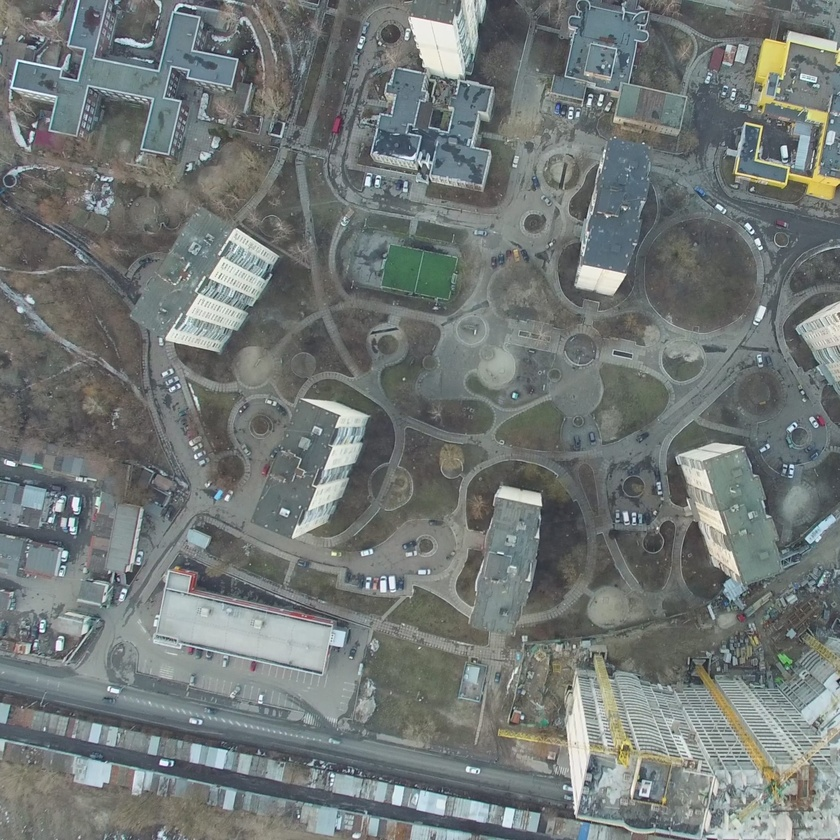
#> input picture image/industrial.jpg, 840 x 840 px, shrunk from 2160 x 2160 before the run
$ python histtest.py --image image/industrial.jpg
#> lines starting #> are read from the running program, lines starting #| are printed output that depends on the picture

# import the necessary packages
from matplotlib import pyplot as plt
import numpy as np
import argparse
import cv2

# construct the argument parser and parse the arguments
ap = argparse.ArgumentParser()
ap.add_argument("-i", "--image", required=True, help="Path to the image")
#data = "{name: template.png, voids: 0x00ff00ff, '0%': 0xff00ff00, '100%': 0xf80654ff}"
args = vars(ap.parse_args())
#print(args.input)

# load the image and show it
image = cv2.imread(args["image"])
#> image is the input picture: shape (840, 840, 3); mean B, G, R 118.1, 119.7, 113.5
#cv2.imshow("image", image)
#cv2.waitKey()
# convert the image to grayscale and create a histogram
gray = cv2.cvtColor(image, cv2.COLOR_BGR2GRAY)
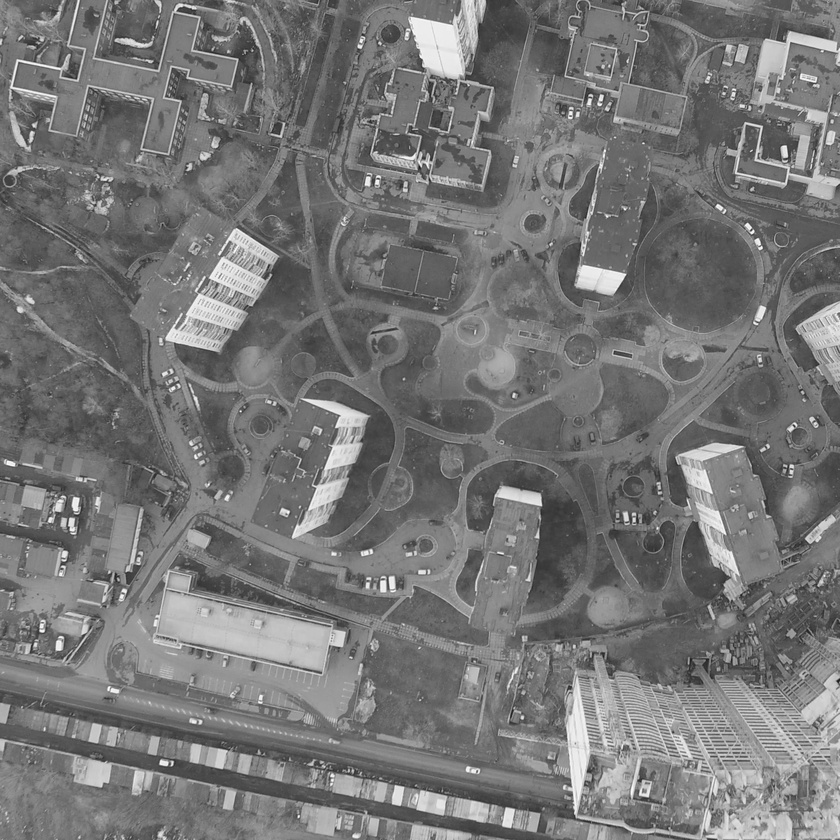
#> gray: shape (840, 840); min 26, max 255, mean 117.7
#cv2.imshow("gray", gray)
#cv2.waitKey(0)

hist = cv2.calcHist([gray], [0], None, [256], [0, 256])
#> hist = 256 values, max 9880 at index 106, min 0 at index 0, mean 2756.2
plt.figure()
plt.title("Grayscale Histogram")
plt.xlabel("Bins")
plt.ylabel("# of Pixels")
plt.plot(hist)
plt.xlim([0, 256])
# grab the image channels, initialize the tuple of colors,
# the figure and the flattened feature vector
chans = cv2.split(image)
colors = ("b", "g", "r")
plt.figure()
plt.title("'Flattened' Color Histogram")
plt.xlabel("Bins")
plt.ylabel("# of Pixels")
features = []

# loop over the image channels
for (chan, color) in zip(chans, colors):
    # create a histogram for the current channel and
    # concatenate the resulting histograms for each
    # channel
    hist = cv2.calcHist([chan], [0], None, [256], [0, 256])
    features.extend(hist)

    # plot the histogram
    plt.plot(hist, color=color)
    plt.xlim([0, 256])
#> this loop made 3 passes
#> color on passes 1 to 3: 'b', 'g', 'r'
#> after the loop, features = 768 items, first 6: [0], [0], [0], [0], [1], [0]

# here we are simply showing the dimensionality of the
# flattened color histogram 256 bins for each channel
# x 3 channels = 768 total values -- in practice, we would
# normally not use 256 bins for each channel, a choice
# between 32-96 bins are normally used, but this tends
# to be application dependent
# print "flattened feature vector size: %d" % (np.array(features).flatten().shape)

# let's move on to 2D histograms -- I am reducing the
# number of bins in the histogram from 256 to 32 so we
# can better visualize the results
fig = plt.figure()

# plot a 2D color histogram for green and blue
ax = fig.add_subplot(131)
hist = cv2.calcHist([chans[1], chans[0]], [0, 1], None,
                    [32, 32], [0, 256, 0, 256])
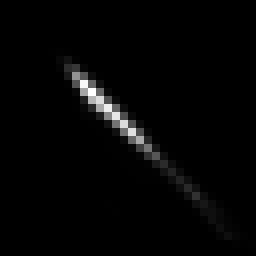
#> hist: shape (32, 32) float32 (shown 8 times larger); min 0, max 33995, mean 689.1; drawn with min black and max white
p = ax.imshow(hist, interpolation="nearest")
ax.set_title("2D Color Histogram for Green and Blue")
plt.colorbar(p)

# plot a 2D color histogram for green and red
ax = fig.add_subplot(132)
hist = cv2.calcHist([chans[1], chans[2]], [0, 1], None,
                    [32, 32], [0, 256, 0, 256])
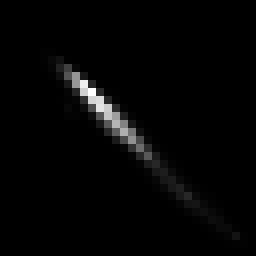
#> hist: shape (32, 32) float32 (shown 8 times larger); min 0, max 33511, mean 689.1; drawn with min black and max white
p = ax.imshow(hist, interpolation="nearest")
ax.set_title("2D Color Histogram for Green and Red")
plt.colorbar(p)

# plot a 2D color histogram for blue and red
ax = fig.add_subplot(133)
hist = cv2.calcHist([chans[0], chans[2]], [0, 1], None,
                    [32, 32], [0, 256, 0, 256])
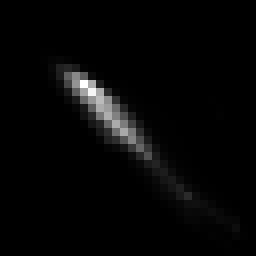
#> hist: shape (32, 32) float32 (shown 8 times larger); min 0, max 26989, mean 689.1; drawn with min black and max white
p = ax.imshow(hist, interpolation="nearest")
ax.set_title("2D Color Histogram for Blue and Red")
plt.colorbar(p)

# finally, let's examine the dimensionality of one of
# the 2D histograms
#print "2D histogram shape: %s, with %d values" % (   hist.shape, hist.flatten().shape[0])
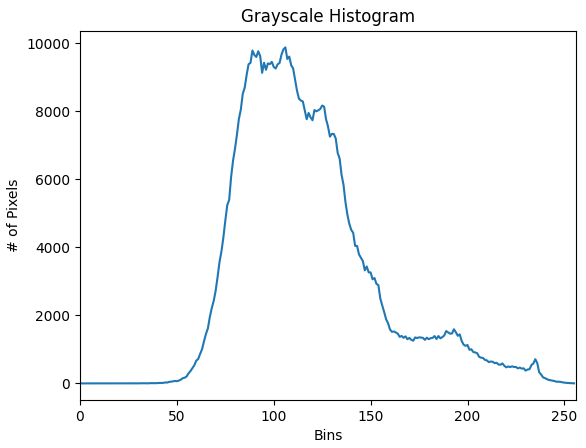
#> figure drawn by matplotlib, 1 panel; curve peaks at x = 106, y = 9880
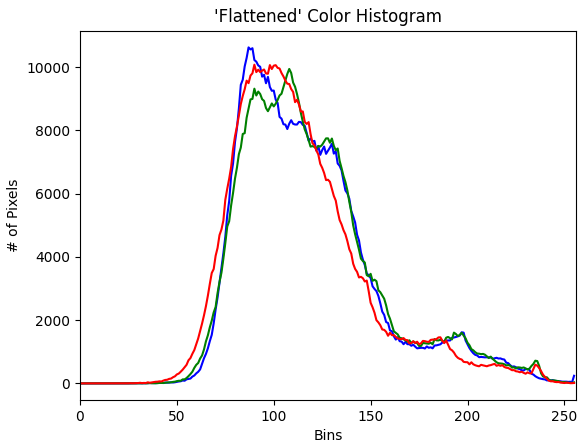
#> figure drawn by matplotlib, 1 panel; curve peaks at x = 87, y = 10628; curve peaks at x = 108, y = 9946; curve peaks at x = 90, y = 10081
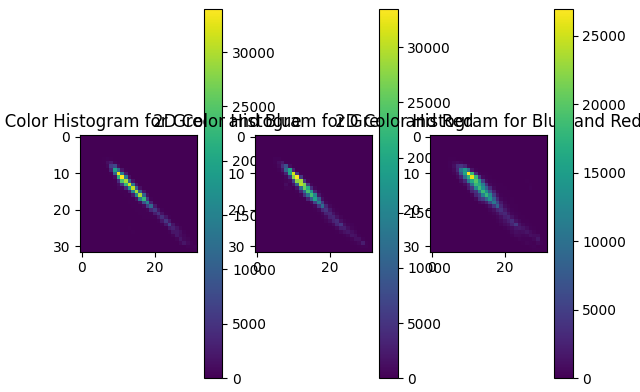
#> figure drawn by matplotlib, 6 panels

$ run again, on image/template1.jpg
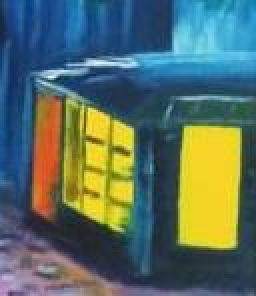
#> input picture image/template1.jpg, 128 x 148 px (shown 2 times larger)
#> image is the input picture: shape (148, 128, 3); mean B, G, R 98.6, 110.2, 89.2
#> `gray = cv2.cvtColor(image, cv2.COLOR_BGR2GRAY)`:
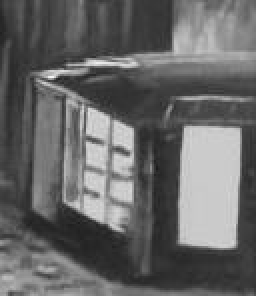
#> gray: shape (148, 128) (shown 2 times larger); min 27, max 245, mean 102.6
#> `hist = cv2.calcHist([gray], [0], None, [256], [0, 256])`: hist = 256 values, max 558 at index 203, min 0 at index 0, mean 74
#> the loop `for (chan, color) in zip(chans, colors):` made 3 passes
#> color on passes 1 to 3: 'b', 'g', 'r'
#> after the loop `for (chan, color) in zip(chans, colors):`: features = 768 items, first 6: [100], [11], [6], [7], [9], [11]
#> `#print "2D histogram shape: %s, with %d values" % (   hist.shape, hist..`:
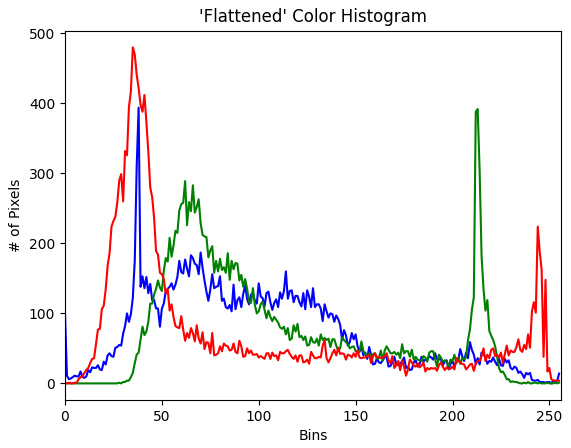
#> figure drawn by matplotlib, 1 panel; curve peaks at x = 38, y = 394; curve peaks at x = 213, y = 392; curve peaks at x = 35, y = 480
